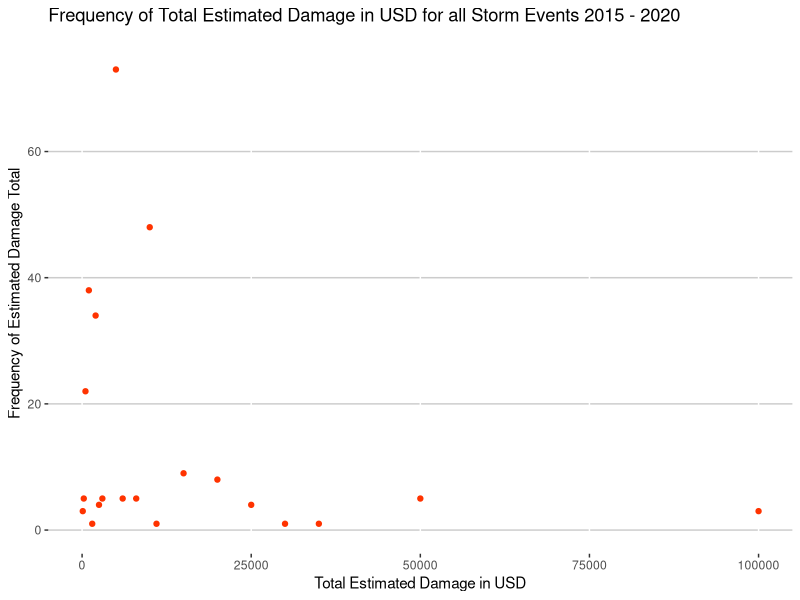
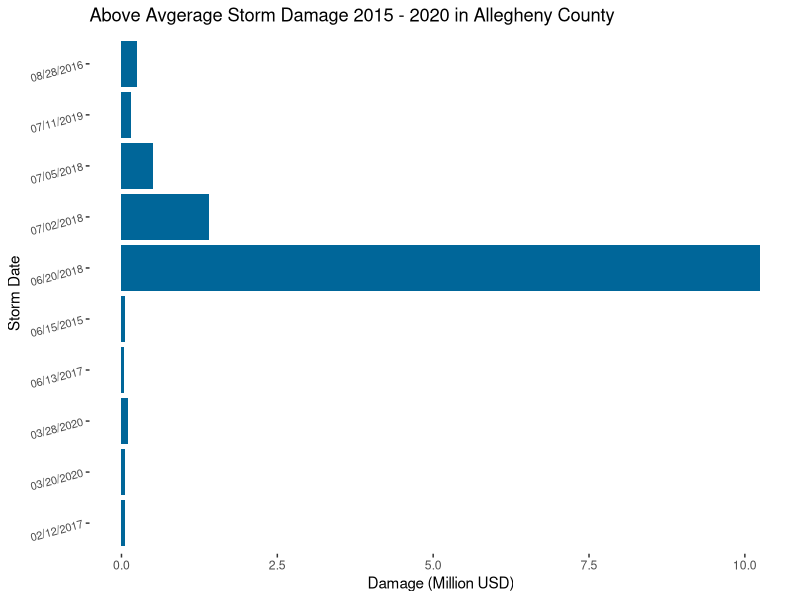
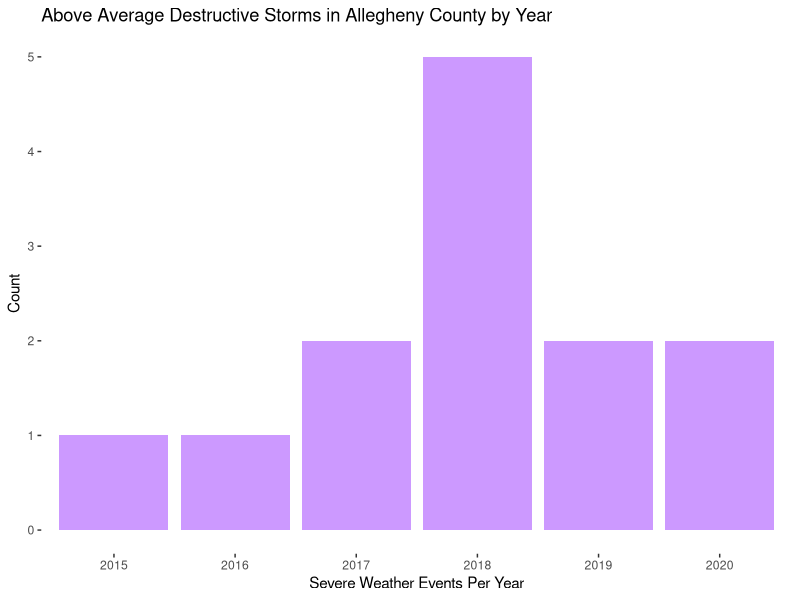
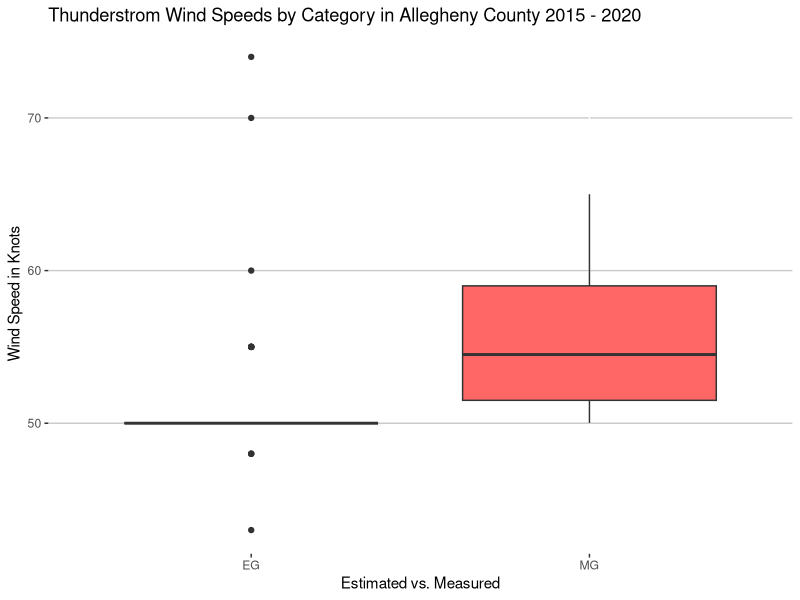
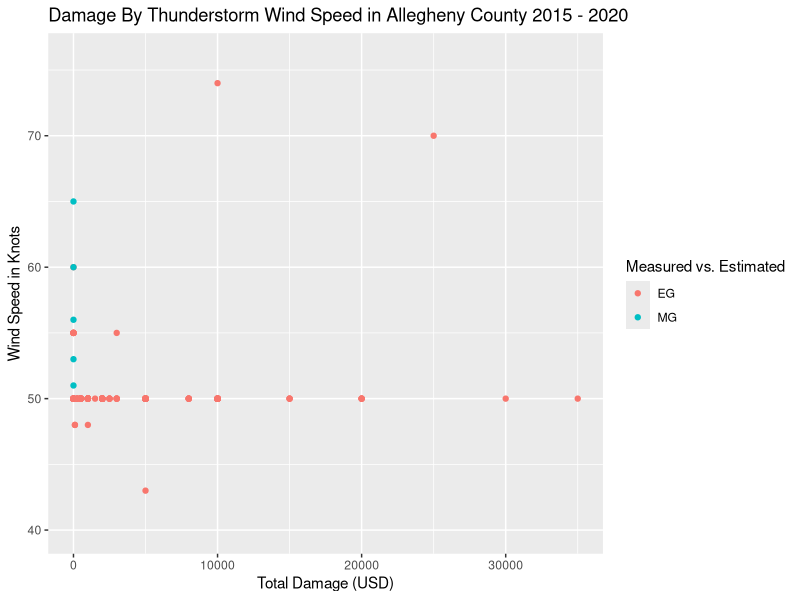
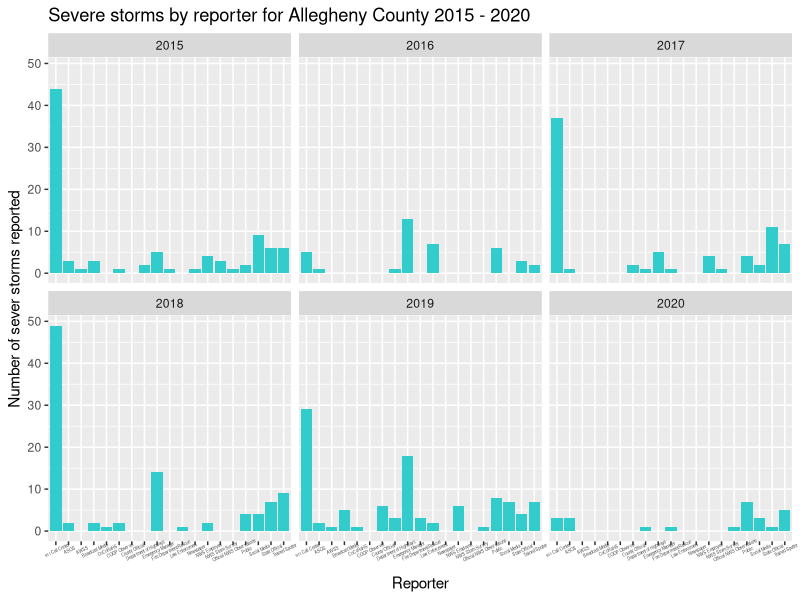

R code for these plots, in order:
## ---- chunk 1
knitr::opts_chunk$set(echo = TRUE, warning=FALSE)
## ---- chunk 2
# load the ggplot2 library for graphics later in the document
library(ggplot2)

# setting the proper directory to read in and write out to the location i want
setwd("/Users/zack/dat204_ccac/final_project/")

# read in the csv file containing my data
storm_data <- read.csv('storm_data_PA_AGC_15-20.csv')
## ---- chunk 3


## make a small data frame to count the occurrences of each event to understand what
## happens most frequently here

# get all unique event type values and store in variable
events <- unique(storm_data$EVENT_TYPE)

# create empty vector
event_count <- vector()

# loop through the list of unique events, creating a vector of the sum of each matching instance
# of the unique events and their listing in the data frame, return a vector of counts
for (s in events){
  local <- sum(storm_data$EVENT_TYPE == s)
  event_count <- c(event_count, local)
}

# create a data frame from unique events and their counts with new headers
event_totals <- data.frame("Weather.Event" = events, "Total.Count" = event_count)

# order the count by descending totals
ordered_events <- event_totals[order(-event_totals$Total.Count),]

#print
print(ordered_events)

## ---- chunk 4
# Let's add a column to the data frame that sums all the damage estimates
total_damage <- storm_data$DAMAGE_PROPERTY_NUM + storm_data$DAMAGE_CROPS_NUM
storm_data$TOTAL_DAMAGE=total_damage

# Getting descriptive statistics on total damage
print(summary(storm_data$TOTAL_DAMAGE))
## ---- chunk 5
# Get the standard deviation
s_dev <- sd(storm_data$TOTAL_DAMAGE)
print(c("Standard deviation: ", s_dev))
## ---- chunk 6
# pull all the unique damage estimate totals into a vector
dam <- unique(storm_data$TOTAL_DAMAGE)

# create empty vector
count <- vector()

# loop through the list of damage totals, creating a vector of the sum of each matching instance
# of the unique events and their listing in the data frame, return a vector of counts
for (s in dam){
  local <- sum(storm_data$TOTAL_DAMAGE == s)
  count <- c(count, local)
}

# create a data frame from totals and their counts with new headers
count_totals <- data.frame("Damage.Value" = dam, "Count" = count)

# plot the dataframe as a scatter plot
ggplot(count_totals) + geom_point(aes(x = Damage.Value, y = Count), stat="identity", color = "#FF3300") + 
  scale_x_continuous(limit = c(0,100000)) + 
  scale_y_continuous(limit = c(0, 75)) + 
  theme(panel.background = element_rect(fill = "white")) + 
  theme(panel.grid.major.y = element_line(color="#CCCCCC")) +
  labs(x = "Total Estimated Damage in USD", y = "Frequency of Estimated Damage Total") +
  labs(title = "Frequency of Total Estimated Damage in USD for all Storm Events 2015 - 2020")
  #theme(panel.grid.major.x = element_line(color="#CCCCCC"))


## ---- chunk 7
# Using the mean from the descriptive statistics, let's see what the most destructive
# storms over the past 5 years have been
destruction <- storm_data[storm_data$TOTAL_DAMAGE > 33262, ]

# to better plot the data let's scale down the damage
scaled_damage <- destruction$TOTAL_DAMAGE / 1000000
#print(scaled_damage)
destruction$SCALED_DAMAGE=scaled_damage

ggplot(destruction, aes(y=BEGIN_DATE, x=SCALED_DAMAGE)) +
  geom_histogram(stat="identity", fill="#006699") +
  theme(axis.text.y = element_text(size=8, angle=15)) +
  labs(y = "Storm Date", title = "Above Avgerage Storm Damage 2015 - 2020 in Allegheny County",
       x = "Damage (Million USD)") +
  theme(panel.background = element_rect(fill = "white"))
## ---- chunk 8
# let's dig into these destructive storms some more and pare down the original dataset
dest_small <- destruction[ , c("BEGIN_LOCATION", "BEGIN_DATE", "EVENT_TYPE", "MAGNITUDE",
                               "FLOOD_CAUSE", "END_LOCATION", "BEGIN_LAT",
                               "BEGIN_LON", "END_LAT","END_LON")]

# is there a trend in severe weather events increasing over time?
# need to extract the year values from the BEGIN_DATE column, so we'll read the row values as date
# objects, then only pull the year
storm_years <- format(as.Date(dest_small$BEGIN_DATE, format="%m/%d/%Y"),"%Y")
# now that we have a vector of years, let's add it as a new column to our dataframe
dest_small$YEAR=storm_years

# Now let's plot the severe weather by year to see if there's a trend
ggplot(dest_small, aes(x=YEAR)) + geom_bar(stat="count", fill="#CC99FF") +
  labs(x = "Severe Weather Events Per Year", y = "Count") +
  labs(title = "Above Average Destructive Storms in Allegheny County by Year ") +
  theme(panel.background = element_rect(fill = "white"))

## ---- chunk 9
### TSTORM WIND
# The most common event are thunderstorm winds, let's slice the dataset to only show thunderstorm
# wind records so we can analyze it

t_storms <- storm_data[storm_data$EVENT_TYPE == "Thunderstorm Wind", ]

# There are two methods of capturing windspeed, let's plot them to better understand the data
ggplot(data = t_storms, mapping = aes(y = MAGNITUDE, x = MAGNITUDE_TYPE)) + 
  geom_boxplot(fill="#FF6666") + theme(panel.background = element_rect(fill = "white")) +
  theme(panel.grid.major.y = element_line(color="#CCCCCC")) + 
  labs(y = "Wind Speed in Knots", x = "Estimated vs. Measured") +
  labs(title = "Thunderstrom Wind Speeds by Category in Allegheny County 2015 - 2020")
## ---- chunk 10
# Now let's plot the windspeed in knots by damage
ggplot(data = t_storms, mapping = aes(y = MAGNITUDE, x = TOTAL_DAMAGE, color = MAGNITUDE_TYPE)) +
  geom_point() +
  scale_y_continuous(limits = c(40,76)) +
  labs(x = "Total Damage (USD)", y = "Wind Speed in Knots", color = "Measured vs. Estimated") +
  labs(title = "Damage By Thunderstorm Wind Speed in Allegheny County 2015 - 2020")
## ---- chunk 11
p_cor <- cor(t_storms$MAGNITUDE, t_storms$TOTAL_DAMAGE)
print(c("Correlation coefficient: ", p_cor))
## ---- chunk 12
# create a new series to contain solely year values
storm_years <- format(as.Date(storm_data$BEGIN_DATE, format="%m/%d/%Y"),"%Y")
# add it to the data frame
storm_data$YEAR=storm_years

ggplot(data = storm_data) + geom_bar(aes(x=SOURCE), fill="#33CCCC") +
  facet_wrap(~YEAR, nrow = 2) +
  theme(axis.text.x = element_text(size=3, angle=25)) +
  labs(x = "Reporter", y = "Number of sever storms reported") +
  labs(title = "Severe storms by reporter for Allegheny County 2015 - 2020")
  
